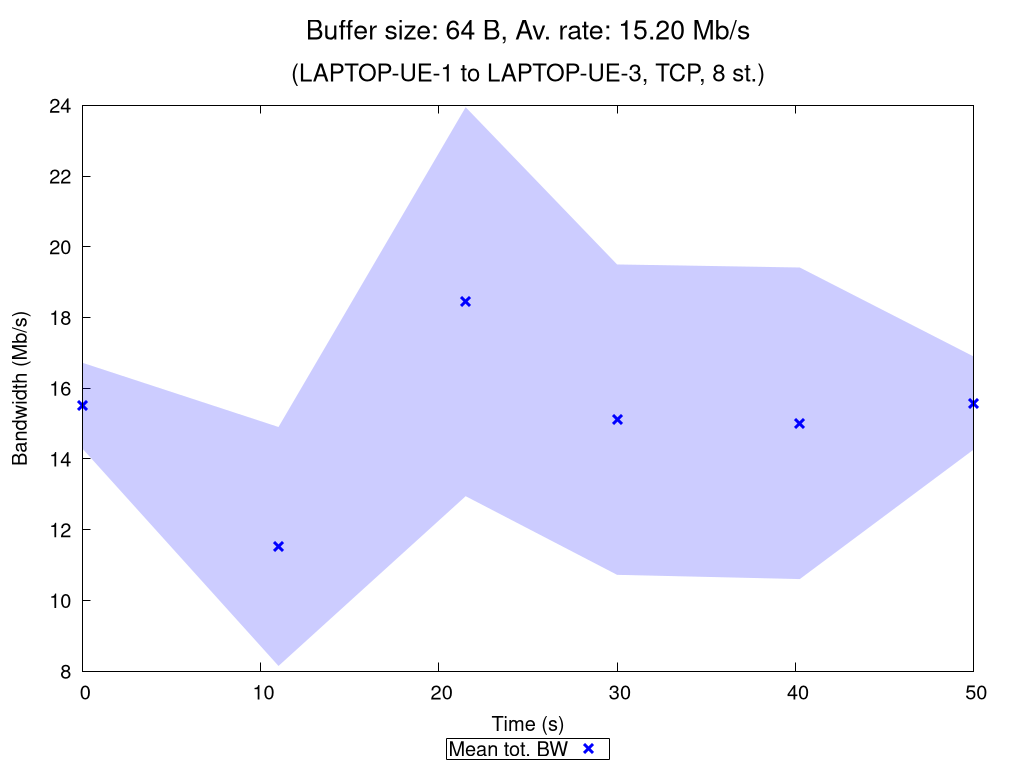

Reproduce this figure in gnuplot.
set terminal pngcairo nocrop enhanced size 1024,768 font "Verdana,15"
set output "TCP_8_st_2020_10_06_16-04-51_one2two_00064B.png"

set title "{/=20 Buffer size: 64 B, Av. rate: 15.20 Mb/s}\n\n{/=18 (LAPTOP-UE-1 to LAPTOP-UE-3, TCP, 8 st.)}"

set xlabel "Time (s)"
set ylabel "Bandwidth (Mb/s)"
set ytics nomirror
set key bmargin center horizontal box samplen 1 width -1
set bmargin 4.6
set rmargin 4.5

rf = 1000000.0  # rate factor
set style fill transparent solid 0.2 noborder
set autoscale xfix
plot "TCP_8_st_2020_10_06_16-04-51_one2two_00064B_iperf_processed.dat" using 1:($2/rf-$3/rf):($2/rf+$3/rf) with filledcurves lc rgb "blue" notitle, \
     "" using 1:($2/rf) with points pt 2 ps 1.5 lw 3 lc rgb "blue" title "Mean tot. BW", \
